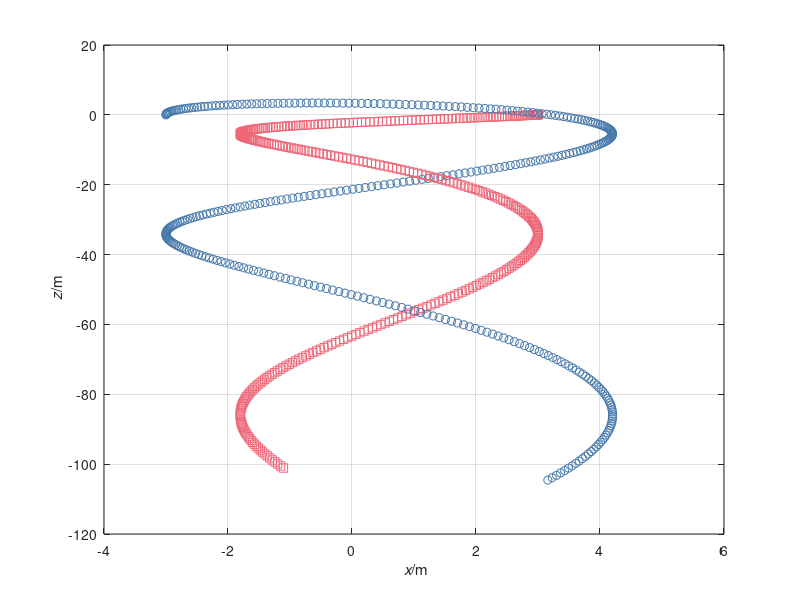

Source code (MATLAB):
%%% Simulation of two bodies connected by Hookean material in 2D
%% Coordinates (t, x, z)

%% Constants
ma = 2;	  % kg: mass object a
mb = 3;	  % kg: mass object b
g = 9.8;  % N/kg: gravitational acceleration
k = 5;	  % N/m: spring constant

%% Initial conditions
t = 0;	       % s: initial time
ra = [-3, 0];  % m: initial position object a
rb = [3, 0];   % m: initial position object b
va = [0, 10];  % m/s: initial velocity object a
vb = [0, 0];   % m/s: initial velocity object b

%% Boundary conditions
Ga = -ma * g * [0, 1];  % N: gravity supply object a
Gb = -mb * g * [0, 1];  % N: gravity supply object b

%% Parameters for time loop
t1 = 5;	      % s: final time
dt = 0.0001;  % s: time step %@

%% Plotting
dtplot = t1/360;  % time interval between plots
tplot = dtplot;	  % time for next plot
figure
plot(ra(1), ra(2), 'o', 'color', '#4477AA')
hold on; grid on
plot(rb(1), rb(2), 's', 'color', '#EE6677')
xlabel('{\it x}/m'); ylabel('{\it z}/m') %@

%% Numerical time integration
while t < t1
  %% constitutive relations
  Pa = ma * va;
  Pb = mb * vb;
  Fa = -k * (ra - rb);
  Fb = -Fa; % balance of momentum for Hookean material

  %% balance laws
  t = t + dt;
  Pa = Pa + (Fa + Ga) * dt;
  Pb = Pb + (Fb + Gb) * dt;
  ra = ra + va * dt;
  rb = rb + vb * dt;

  %% constitutive relations
  va = Pa / ma;
  vb = Pb / mb; %@

  %% plot
  if t > tplot
    plot(ra(1), ra(2), 'o', 'color', '#4477AA')
    plot(rb(1), rb(2), 's', 'color', '#EE6677')
    pause(0)
    tplot = tplot + dtplot;
  end %@
end
